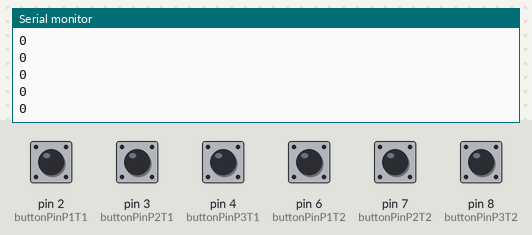
Bench run of a sketch on a simulated Arduino Uno, built with avr-gcc and run on an emulated ATmega328P. Shown: the last lines printed to the serial monitor. Inputs (shaded band) come from the test bench; at power-on: pin 2 (buttonPinP1T1), pin 3 (buttonPinP2T1), pin 4 (buttonPinP3T1), pin 6 (buttonPinP1T2), pin 7 (buttonPinP2T2), pin 8 (buttonPinP3T2) HIGH.

Above: at 1.2 s.
1.3 s: pin 2 (buttonPinP1T1) pulled LOW for 0.15 s
At 2.0 s:
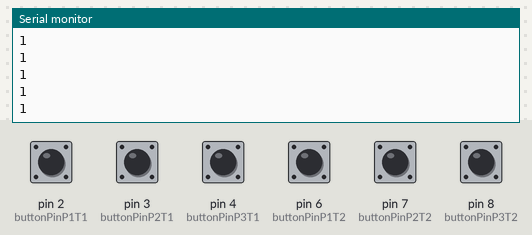
2.9 s: pin 3 (buttonPinP2T1) pulled LOW for 0.15 s
At 3.4 s:
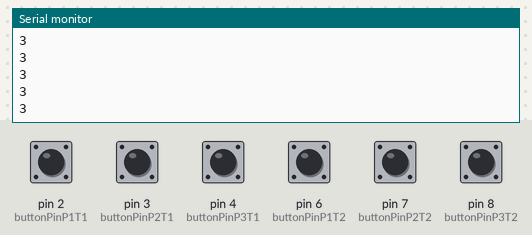
4.5 s: pin 4 (buttonPinP3T1) pulled LOW for 0.15 s
At 5.0 s:
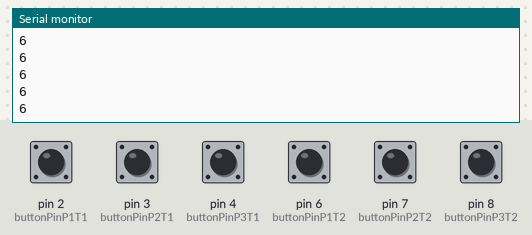
6.1 s: pin 2 (buttonPinP1T1) pulled LOW for 1 s
Timing chart, 0 to 7.8 s (numbered marks = the images above; inputs shaded):
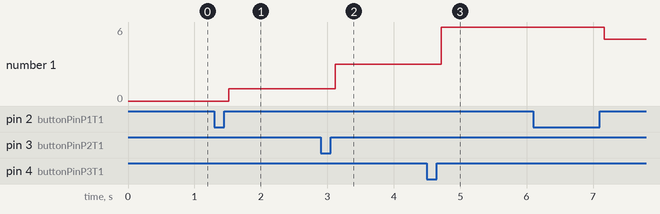

Measured:
- after the input at 1.3 s, the serial monitor: prints a new line after 0.22 s (image 1)
- after the input at 2.9 s, the serial monitor: prints a new line after 0.22 s (image 2)
- after the input at 4.5 s, the serial monitor: prints a new line after 0.22 s (image 3)
- plotted number 1: 0 → 1 after the input at 1.3 s, 1 → 3 after the input at 2.9 s, 3 → 6 after the input at 4.5 s, 6 → 5 after the input at 6.1 s

The sketch:

ButtonCode.ino
```cpp
#include <Button.h>
//https://github.com/madleech/Button/blob/master/README.md


int team1;
int team2;

int state = 0;  // 0 = startup; 1 = - ;2 = gameover;

const int buttonPinP1T1 = 2;
const int buttonPinP2T1 = 3;
const int buttonPinP3T1 = 4;

const int buttonPinP1T2 = 6;
const int buttonPinP2T2 = 7;
const int buttonPinP3T2 = 8;

unsigned long holdTime = 400;


unsigned long P1T1Time = 0;  // time since button pressed
unsigned long P2T1Time = 0;
unsigned long P3T1Time = 0;
unsigned long P1T2Time = 0;
unsigned long P2T2Time = 0;
unsigned long P3T2Time = 0;


Button buttonP1T1(buttonPinP1T1);
Button buttonP2T1(buttonPinP2T1);
Button buttonP3T1(buttonPinP3T1);

Button buttonP1T2(buttonPinP1T2);
Button buttonP2T2(buttonPinP2T2);
Button buttonP3T2(buttonPinP3T2);


void setup() {
  buttonP1T1.begin();
  buttonP2T1.begin();
  buttonP3T1.begin();

  buttonP1T2.begin();
  buttonP2T2.begin();
  buttonP3T2.begin();

  Serial.begin(9600);
}

void loop() {

  if (buttonP1T1.pressed()) {
    P1T1Time = millis();
  }
  if (buttonP2T1.pressed()) {
    P2T1Time = millis();
  }
  if (buttonP3T1.pressed()) {
    P3T1Time = millis();
  }

  if (buttonP1T2.pressed()) {
    P1T2Time = millis();
  }
  if (buttonP2T2.pressed()) {
    P2T2Time = millis();
  }
  if (buttonP3T2.pressed()) {
    P3T2Time = millis();
  }


  if (buttonP1T1.released()) {
    if ((millis() - P1T1Time) > holdTime) {
      team1 -= 1;
    } else {
      team1 += 1;
    }
  }
  if (buttonP2T1.released()) {
    if ((millis() - P2T1Time) > holdTime) {
      team1 -= 2;
    } else {
      team1 += 2;
    }
  }
  if (buttonP3T1.released()) {
    if ((millis() - P3T1Time) > holdTime) {
      team1 -= 3;
    } else {
      team1 += 3;
    }
  }

  if (buttonP1T2.released()) {
    if ((millis() - P1T2Time) > holdTime) {
      team2 -= 1;
    } else {
      team2 += 1;
    }
  }
  if (buttonP2T2.released()) {
    if ((millis() - P2T2Time) > holdTime) {
      team2 -= 2;
    } else {
      team2 += 2;
    }
  }
  if (buttonP3T2.released()) {
    if ((millis() - P3T2Time) > holdTime) {
      team2 -= 3;
    } else {
      team2 += 3;
    }
  }


  Serial.println(team1);
  //Serial.println(team2);
}
```
